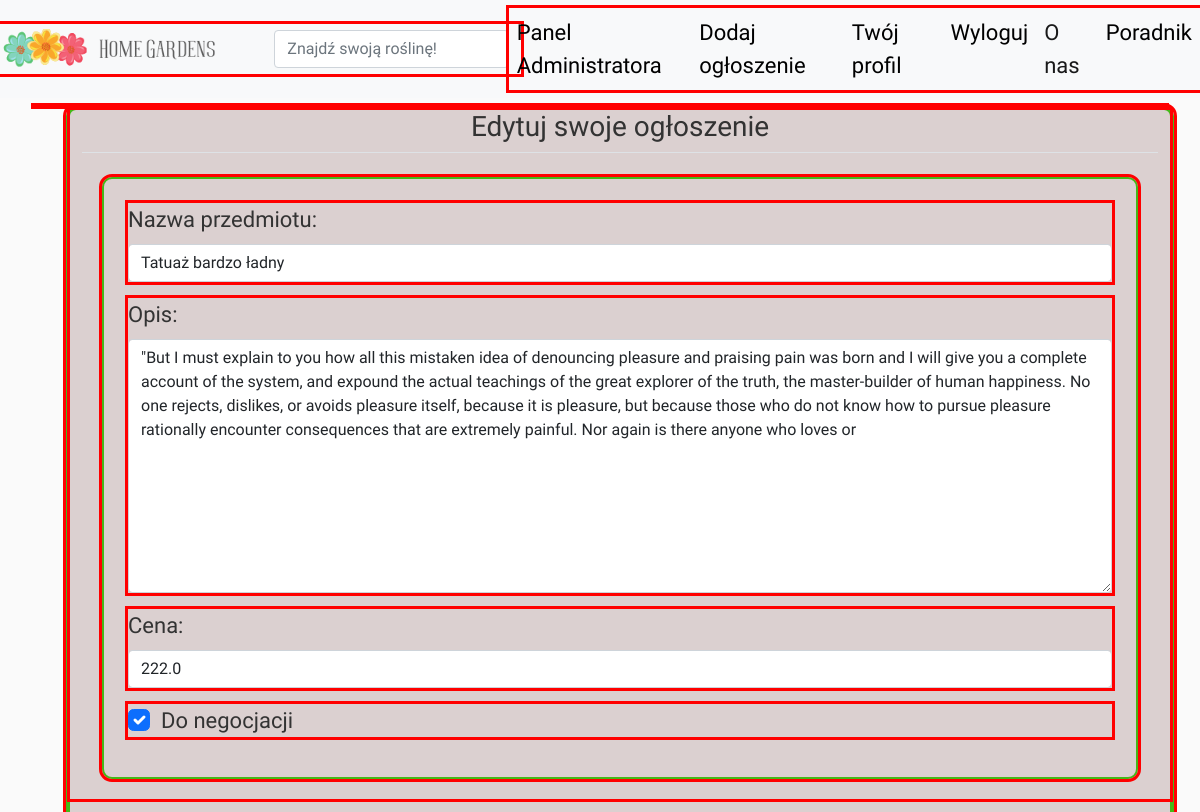
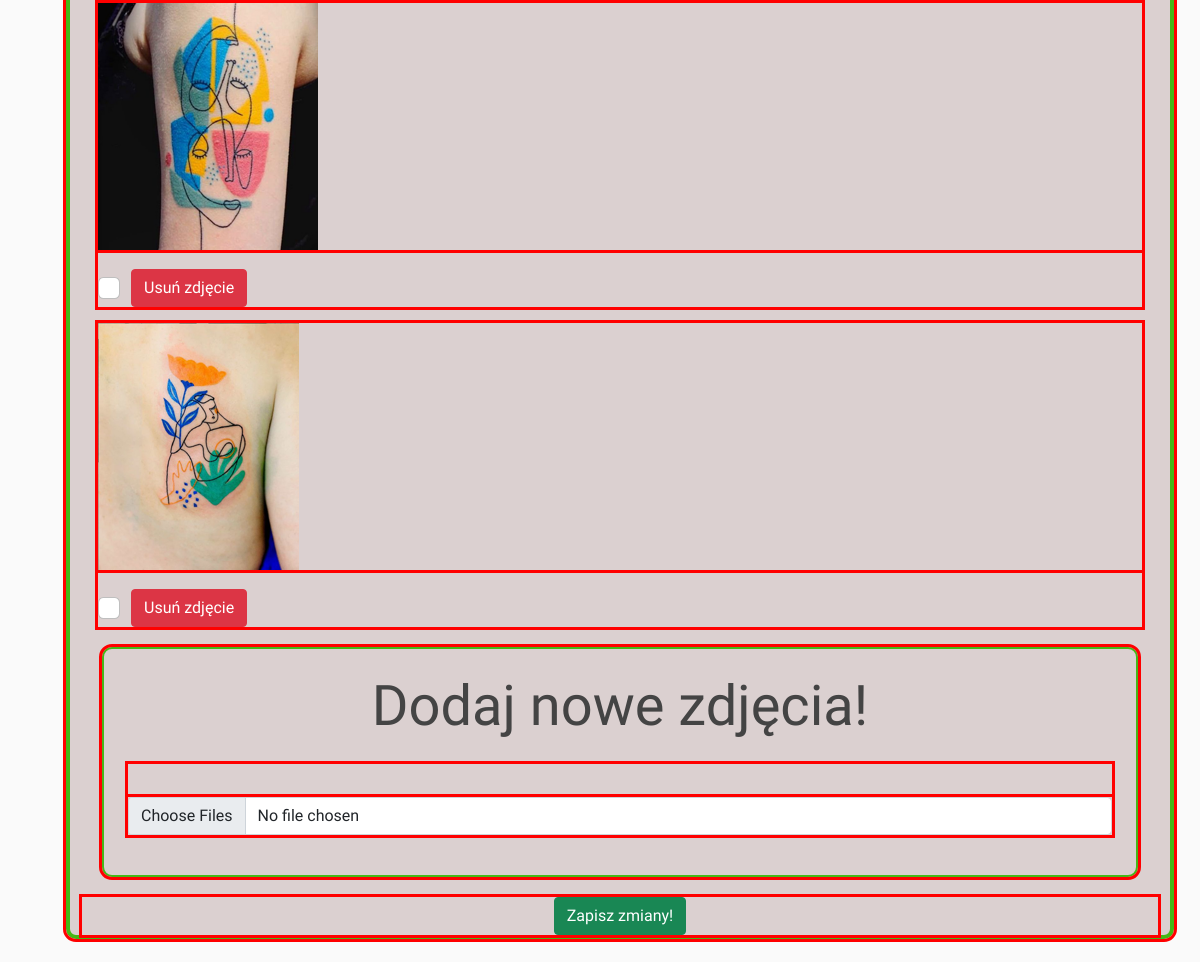
/offer/update/4/ (signed in), run on the app's committed database (2 pictures, top to bottom).
### home/models.py (models this page shows, shortened)
class Offer(models.Model):
    title = models.CharField(
        max_length=100, verbose_name="Nazwa przedmiotu:", null=True, blank=True)
    description = models.TextField(
        max_length=500, verbose_name="Opis:", null=True, blank=True)
    price = models.FloatField(verbose_name="Cena:", null=True, blank=True)
    seller = models.ForeignKey(User, on_delete=models.CASCADE, null=True, blank=True, verbose_name='Sprzedawca: ')
    date_posted = models.DateTimeField(default=timezone.now)
    negotiable = models.BooleanField(verbose_name='Do negocjacji', default=True)
    category = models.ForeignKey(Category, on_delete=models.DO_NOTHING, default=None, verbose_name='Kategoria', null=True, blank=True)

class OfferImage(models.Model):
    image = models.ImageField(verbose_name="  ",
        null=True, blank=True,
        upload_to='products_pics/', default='products_pics/default.png')
    offer = models.ForeignKey(
        Offer, on_delete=models.CASCADE, blank=True, null=True)

### home/views.py (the view, shortened to what this page needs)
# urls.py: path('offer/update/<int:pk>/', OfferUpdateView.as_view(), name = 'offerupdate'),
class OfferUpdateView(LoginRequiredMixin, UserPassesTestMixin, UpdateView):
    fields = ['title', 'description', 'negotiable', 'price']
    model = Offer
    template_name = 'home/offer_update_view.html'
    def get(self, request, pk, *args, **kwargs):
        offer = Offer.objects.get(id=pk)
        offer_form = CreateOfferForm(instance=offer)
        current_images_forms = []
        current_offer_imgs = []
        curr_offer_imgs_urls = []
        for offerimage in offer.offerimage_set.all():
            image_form = UpdateOfferImageForm(request.POST, request.FILES, instance=offerimage)
            current_images_forms.append(image_form)
            current_offer_imgs.append(offerimage)
            curr_offer_imgs_urls.append(offerimage.image.url)
        new_image_form = CreateOfferImageForm()
        template = 'home/offer_update_view.html'
        context = {}
        context['offer_form'] = offer_form
        context['curr_offer_imgs_urls'] = curr_offer_imgs_urls
        context['current_offer_imgs'] = current_offer_imgs
        context['current_images_forms'] = current_images_forms
        context['new_image_form'] = new_image_form
        return render(request, template, context)
    def test_func(self):
        offer = self.get_object()
        if self.request.user == offer.seller:
            return True
        return False

### home/forms.py
class CreateOfferForm(forms.ModelForm):
    class Meta:
        model = Offer
        fields = ['title', 'description', 'price',
                  'negotiable']

class CreateOfferImageForm(forms.ModelForm):
    class Meta:
        model = OfferImage
        fields = ['image', ]
        widgets = {'image': forms.ClearableFileInput(
                            attrs={'multiple': True})}

### home/templates/home/offer_update_view.html (shortened to what this page needs)
{% extends "home/base.html" %}
{% load crispy_forms_tags %}
{% block content %}
<div class="content-section container">
    <form method="POST" enctype="multipart/form-data">
            <div class='row'>
                <div class='col'>
                    <legend class="border-bottom pb-2 mb-4 text-center h3">
                    Edytuj swoje ogłoszenie
                    </legend>
                    <div class='content-section3 p-4 mw-100' style='text-align:unset'>
                    {{ offer_form | crispy }}
                    </div>
                </div>
            </div>
                {% for offer_img in current_offer_imgs %}
                <div class='m-3'>
                        <img src="{{ offer_img.image.url }}" alt= 'fotka produktu' width=device-width>
                        <div class="form-check">
                            <input class="form-check-input mt-4" name='delete'
                            value='{{ offer_img.id }}' type="checkbox" value="" id="flexCheckDefault{{ offer_img.id }}">
                            <label class="form-check-label btn btn-danger mt-3" for="flexCheckDefault{{ offer_img.id }}">
                                Usuń zdjęcie
                            </label>
                        </div>
                </div>
                {% endfor %}
        <div class='content-section3 p-4'>
            <h4 class="text-center display-4">Dodaj nowe zdjęcia!</h4>
            <div class='mt-4'>{{ new_image_form | crispy }}</div>
        </div>
        <div class="mx-auto my-auto text-center">
            <button class="btn btn-success" type="submit">Zapisz zmiany!</button>
        </div>
    </form>
</div>
{% endblock content %}</div>

### home/static/home/main1.css (style rules this page uses)
body { background: #fafafa; color: #333333; margin-top: 5rem; padding: 10px; font-family: 'Aleo'; font-size: 22px; }
h1, h2, h3, h4, h5, h6 { color: #444444; }
.content-section { background: #dbd0d0; border: 4px solid #44b817; border-radius: 10px; margin-bottom: 20px; margin-right: 20px; margin-left: 20px; }
.content-section3 { background: #dbd0d0; border: 2px solid #44b817; border-radius: 10px; text-align: center; margin-top: 20px; margin-bottom: 20px; margin-right: 20px; margin-left: 20px; }
div { outline: 3px solid red; }

### data on the page
Offer: title "Tatuaż bardzo ładny", description "\"But I must explain to you how all this mistaken idea of denouncing pleasure and praising pain was born and I will give you a complete account of the system, and expound the actual teachings of the great explorer of the truth, the master-builder of human happiness. No one rejects, dislikes, or avoids pleasure itself, because it is pleasure, but because those who do not know how to pursue pleasure rationally encounter consequences that are extremely painful. Nor again is there anyone who loves or", price "222.0", negotiable "☑"
OfferImage: image (picture)
OfferImage: image (picture)
